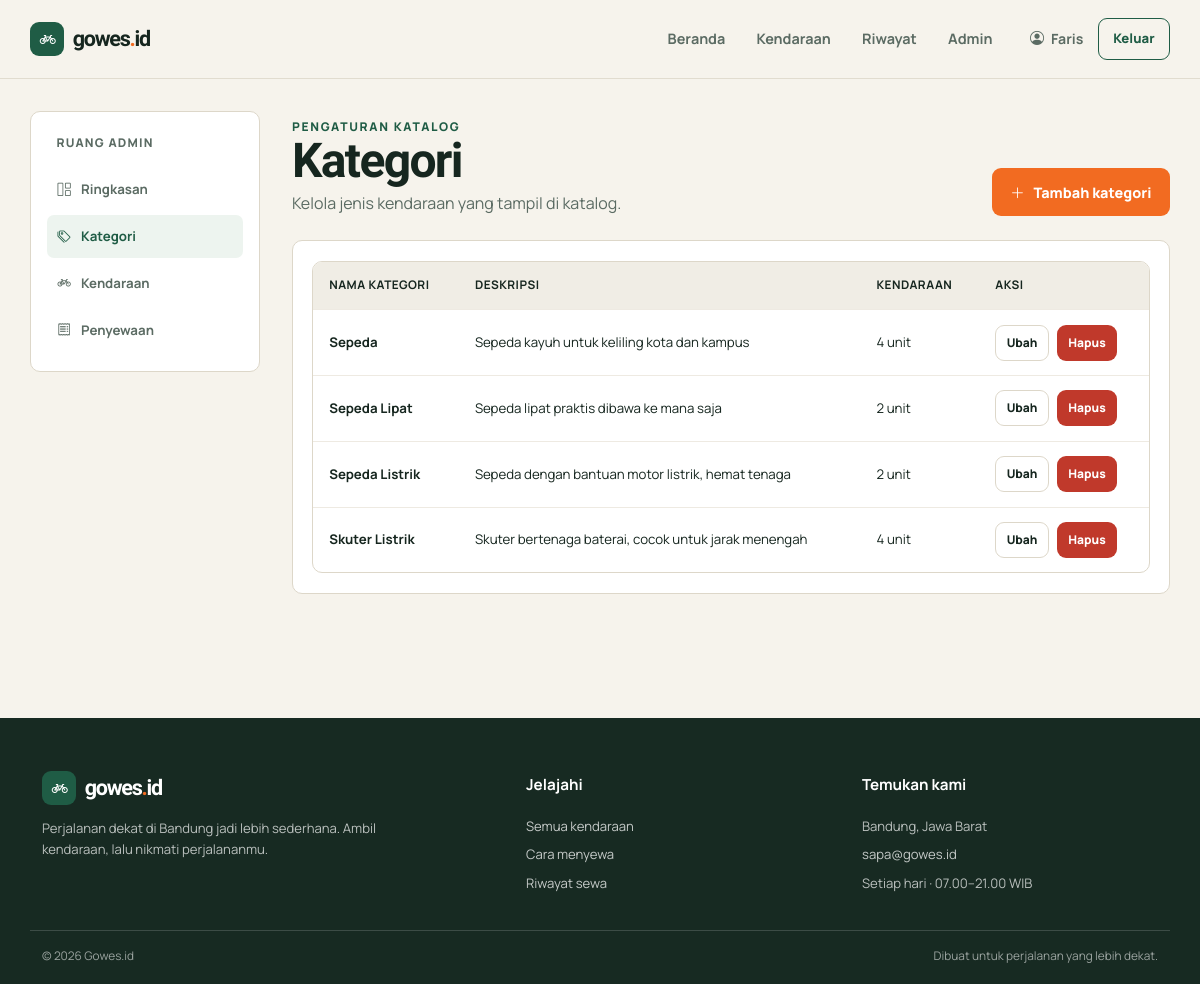
Screenshot of /frontend/admin/kategori.php (signed in) with the database file from the repository.
### tables this page shows
CREATE TABLE `kategori` (
  `id` int(11) NOT NULL,
  `nama_kategori` varchar(50) NOT NULL,
  `deskripsi` text DEFAULT NULL
);

### frontend/includes/bootstrap.php (called while the page is built, shortened)
<?php
$scriptPath = str_replace('\\', '/', $_SERVER['SCRIPT_NAME'] ?? '');
$frontendPosition = strpos($scriptPath, '/frontend/');
$projectBase = $frontendPosition === false ? '' : substr($scriptPath, 0, $frontendPosition);
$frontendBase = $projectBase . '/frontend';
$backendBase = $projectBase . '/backend';
require_once __DIR__ . '/../../backend/config/database.php';
function h($value): string
{
    return htmlspecialchars((string) $value, ENT_QUOTES, 'UTF-8');
}
function db_all(string $sql, array $params = []): array
{
    global $conn, $databaseError;
    try {
        $statement = $conn->prepare($sql);
        $statement->execute($params);
        return $statement->fetchAll(PDO::FETCH_ASSOC);
    } catch (PDOException $exception) {
        error_log($exception->getMessage());
        $databaseError = 'Data belum dapat dimuat. Pastikan database rental_kendaraan sudah diimpor dan konfigurasi koneksi sudah benar.';
        return [];
    }
}

### frontend/admin/kategori.php (the view, shortened to what this page needs)
<?php
require_once __DIR__ . '/../includes/bootstrap.php';
$categories = db_all(
    'SELECT kategori.id, kategori.nama_kategori, kategori.deskripsi, COUNT(kendaraan.id) AS jumlah_kendaraan
     FROM kategori
     LEFT JOIN kendaraan ON kendaraan.kategori_id = kategori.id
     GROUP BY kategori.id, kategori.nama_kategori, kategori.deskripsi
     ORDER BY kategori.nama_kategori'
);
require __DIR__ . '/../includes/header.php';
?>
<main id="main-content" class="container admin-shell">
    <aside class="admin-sidebar" aria-label="Navigasi admin">
        <p>Ruang admin</p>
        <a href="<?= h($frontendBase) ?>/admin/dashboard.php"><i class="bi bi-grid-1x2" aria-hidden="true"></i> Ringkasan</a>
        <a class="active" href="<?= h($frontendBase) ?>/admin/kategori.php"><i class="bi bi-tags" aria-hidden="true"></i> Kategori</a>
        <a href="<?= h($frontendBase) ?>/admin/kendaraan.php"><i class="bi bi-bicycle" aria-hidden="true"></i> Kendaraan</a>
        <a href="<?= h($frontendBase) ?>/admin/penyewaan.php"><i class="bi bi-receipt" aria-hidden="true"></i> Penyewaan</a>
    </aside>
    <section class="admin-main">
        <div class="admin-heading">
            <div><p class="eyebrow">Pengaturan katalog</p><h1>Kategori</h1><p>Kelola jenis kendaraan yang tampil di katalog.</p></div>
            <button class="button button-primary" type="button" data-bs-toggle="modal" data-bs-target="#addCategory"><i class="bi bi-plus-lg" aria-hidden="true"></i> Tambah kategori</button>
        </div>
        <section class="admin-panel">
            <div class="table-wrap">
                <table class="data-table">
                    <thead><tr><th>Nama kategori</th><th>Deskripsi</th><th>Kendaraan</th><th>Aksi</th></tr></thead>
                    <tbody>
                        <?php foreach ($categories as $category): ?>
                            <tr>
                                <td data-label="Nama kategori"><strong><?= h($category['nama_kategori']) ?></strong></td>
                                <td data-label="Deskripsi"><?= h($category['deskripsi'] ?? '—') ?></td>
                                <td data-label="Kendaraan"><?= h($category['jumlah_kendaraan']) ?> unit</td>
                                <td data-label="Aksi">
                                    <div class="table-actions">
                                        <button class="button button-quiet" type="button" data-bs-toggle="modal" data-bs-target="#editCategory<?= h($category['id']) ?>">Ubah</button>
                                        <form action="<?= h($backendBase) ?>/kategori/hapus.php" method="post" data-confirm="Hapus kategori ini? Kategori yang masih digunakan kendaraan tidak dapat dihapus.">
                                            <button class="button button-danger" type="submit">Hapus</button>
                                        </form>
                                    </div>
                                </td>
                            </tr>
                        <?php endforeach; ?>
                    </tbody>
                </table>
            </div>
        </section>
    </section>
</main>
<?php require __DIR__ . '/../includes/footer.php'; ?>

### frontend/css/style.css (style rules this page uses)
:root { --color-paper: #f6f3ec; --color-surface: #fff; --color-ink: #16261f; --color-muted: #5b6b63; --color-brand: #1f5c45; --color-brand-dark: #174735; --color-accent: #f26b21; --color-line: #ddd7c9; --color-warning: #e8a317; --color-success: #2e8b57; --color-error: #c0392b; --font-body: "Manrope", sans-serif; --font-display: "Bricolage Grotesque", sans-serif; --container-width: 1320px; --radius: 12px; }
* { box-sizing: border-box; }
html { scroll-behavior: smooth; }
body { margin: 0; color: var(--color-ink); background: var(--color-paper); font: 400 1rem/1.6 var(--font-body); overflow-x: hidden; }
a { color: var(--color-brand); }
button, input, select { font: inherit; }
.container { width: min(calc(100% - 2.5rem), var(--container-width)); }
h1, h2, h3, h4, .display-font { font-family: var(--font-display); font-weight: 700; letter-spacing: -.035em; }
h1 { font-size: clamp(2.35rem, 5vw, 4.65rem); line-height: 1.03; }
p { color: var(--color-muted); }
.eyebrow { margin: 0 0 .85rem; color: var(--color-brand); font-size: .75rem; font-weight: 800; letter-spacing: .14em; text-transform: uppercase; }
.button { display: inline-flex; min-height: 48px; align-items: center; justify-content: center; gap: .55rem; padding: .7rem 1.1rem; border: 1px solid transparent; border-radius: 9px; font-size: .9rem; font-weight: 800; line-height: 1.2; text-decoration: none; transition: background .18s ease, color .18s ease, border-color .18s ease, transform .18s ease; }
.button-primary { color: #fff; background: var(--color-accent); }
.table-wrap { overflow-x: auto; border: 1px solid var(--color-line); border-radius: 10px; background: #fff; }
.data-table { width: 100%; margin: 0; border-collapse: collapse; }
.data-table th, .data-table td { padding: .9rem 1rem; border-bottom: 1px solid #eeeae2; text-align: left; vertical-align: middle; font-size: .83rem; }
.data-table th { color: var(--color-ink); background: #f0ede5; font-size: .74rem; letter-spacing: .04em; text-transform: uppercase; }
.data-table tbody tr:last-child td { border-bottom: 0; }
.data-table td strong { color: var(--color-ink); }
.table-actions { display: flex; gap: .5rem; align-items: center; }
.button-quiet { min-height: 36px; padding: .45rem .65rem; border-color: var(--color-line); color: var(--color-ink); background: #fff; font-size: .75rem; }
.button-danger { min-height: 36px; padding: .45rem .65rem; color: #fff; background: var(--color-error); font-size: .75rem; }
.admin-shell { display: grid; grid-template-columns: 230px minmax(0, 1fr); gap: 2rem; padding: 2rem 0 4.5rem; }
.admin-sidebar { align-self: start; padding: 1rem; border: 1px solid var(--color-line); border-radius: 10px; background: #fff; }
.admin-sidebar p { margin: .3rem .6rem 1rem; font-size: .75rem; font-weight: 800; letter-spacing: .1em; text-transform: uppercase; }
.admin-sidebar a { display: flex; align-items: center; gap: .65rem; margin: .2rem 0; padding: .7rem .65rem; border-radius: 7px; color: var(--color-muted); font-size: .83rem; font-weight: 700; text-decoration: none; }
.admin-sidebar a:hover, .admin-sidebar a.active { color: var(--color-brand); background: #edf4ef; }
.admin-main { min-width: 0; }
.admin-heading { display: flex; align-items: end; justify-content: space-between; gap: 1rem; margin-bottom: 1.5rem; }
.admin-heading h1 { margin: 0; font-size: clamp(2rem, 4vw, 3rem); }
.admin-heading p { margin: .35rem 0 0; }
.admin-panel { margin-bottom: 1.3rem; padding: 1.2rem; border: 1px solid var(--color-line); border-radius: 10px; background: #fff; }

### rows the page displays
kategori: nama_kategori "Sepeda", deskripsi "Sepeda kayuh untuk keliling kota dan kampus", jumlah_kendaraan "4"
kategori: nama_kategori "Sepeda Lipat", deskripsi "Sepeda lipat praktis dibawa ke mana saja", jumlah_kendaraan "2"
kategori: nama_kategori "Sepeda Listrik", deskripsi "Sepeda dengan bantuan motor listrik, hemat tenaga", jumlah_kendaraan "2"
kategori: nama_kategori "Skuter Listrik", deskripsi "Skuter bertenaga baterai, cocok untuk jarak menengah", jumlah_kendaraan "4"

### other values shown
$_SESSION['nama'] "Faris"
